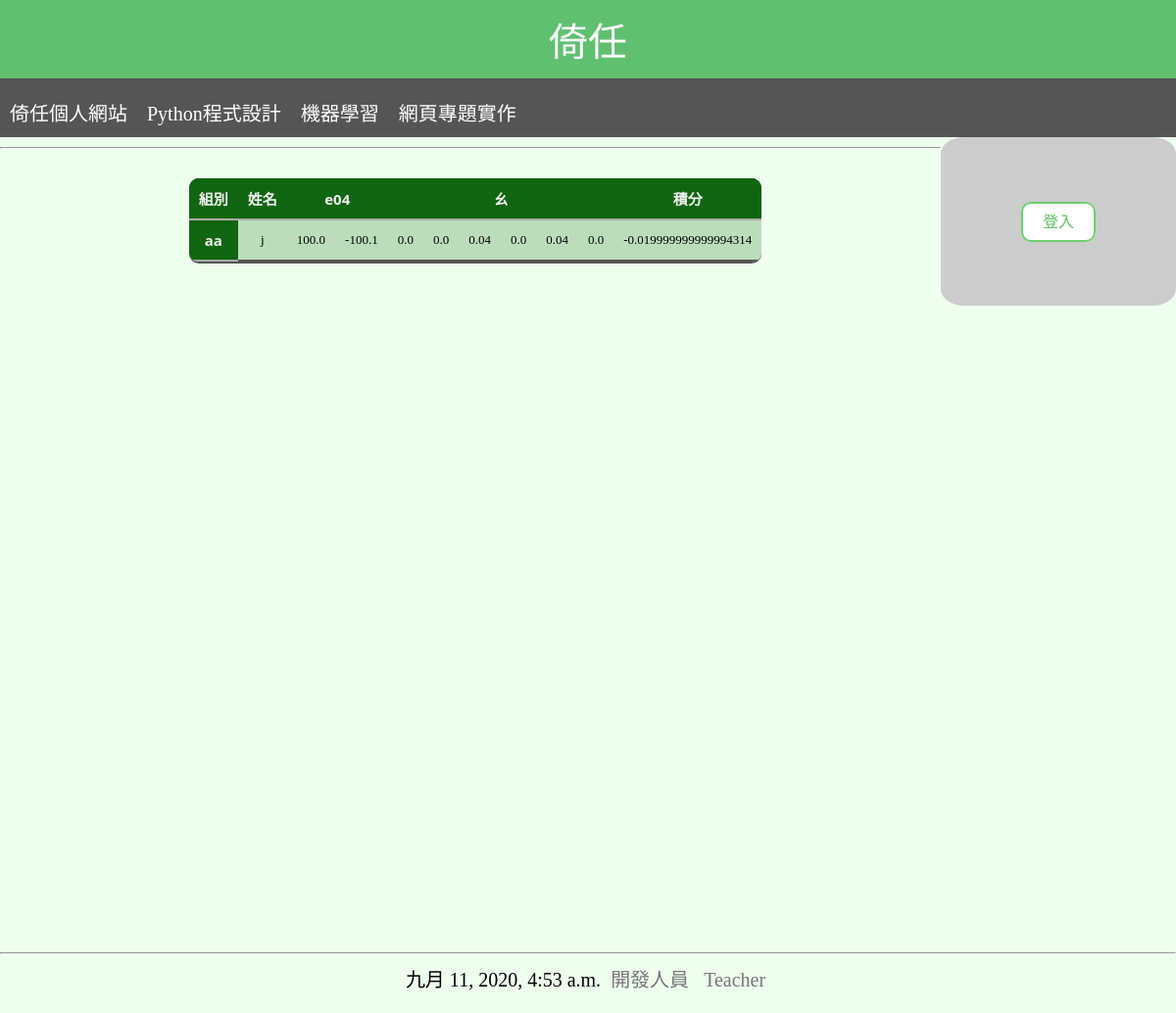
Before: /mypy/ with the older database file.
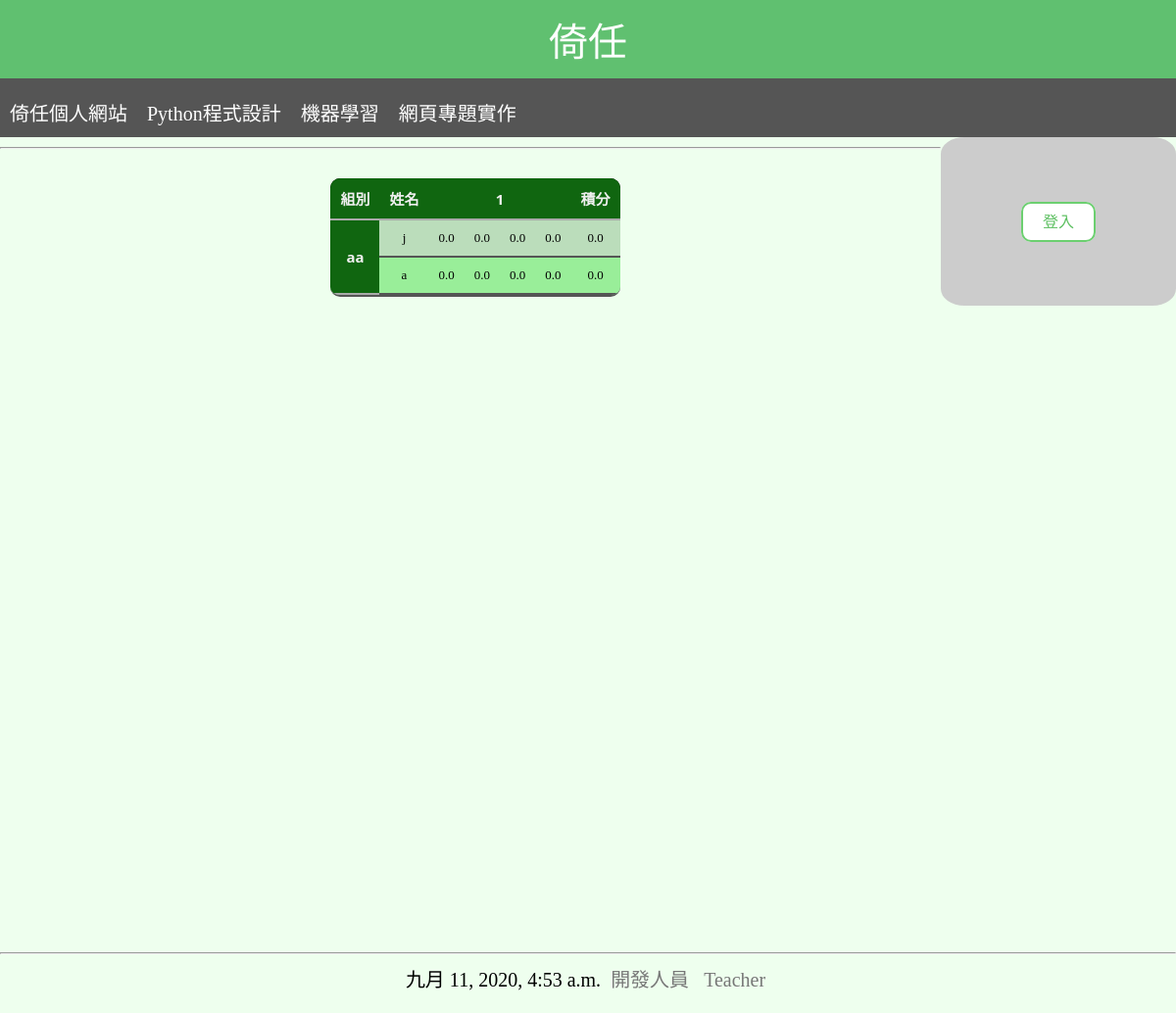
After: the same page with the newer database file.
### mainsite/models.py (models this page shows, shortened)
class Week(models.Model):
    name=models.CharField(max_length=20 ,unique=True)
    nums=models.IntegerField(null=True)

### mainsite/views.py (the view)
# urls.py: path('mypy/', mypy),
def mypy(request):
    if 'userid' in request.session:
        userid=request.session['userid']
        course=request.session['course']
        name=request.session['name']
    now=datetime.now()
    teamsum=Team.objects.all().aggregate(Count('name'))["name__count"]                    #這是組數
    weeksum=Week.objects.all().aggregate(Count('name'))["name__count"]                    #week數
    teams=Team.objects.all().order_by('id').values()
    weeks=Week.objects.all().order_by('id').values()
    weeknums=[]
    for w in weeks:
        weeknums.append(w['nums'])
    tol=[]
    members=[]
    tolsum=[]
    sesuser=[]
    for j in range(teamsum):
        members.append([])
        tolsum.append([])
        sesuser.append([])
    for j in range(teamsum):
            locteamuser=User.objects.filter(team=teams[j]['id']).order_by('id').values()
            mem=User.objects.filter(team=teams[j]['id']).aggregate(Count('name'))["name__count"]
            for k in range(mem):
                score=biweekly.objects.filter(stu=locteamuser[k]['id']).values()
                members[j].append(locteamuser[k]['name'])                                             #這 members 做出來是(組數，組員name)
                tolsum[j].append(0)
                if 'userid' in request.session:
                    if locteamuser[k]['userid']==userid:
                        sesuser[j].append('style="background-color:#ff5555;"')
                    else:
                        sesuser[j].append('')
    for i in range(weeksum):
        tol.append([])
        for j in range(teamsum):
            locteamuser=User.objects.filter(team=teams[j]['id']).order_by('id').values()
            mem=User.objects.filter(team=teams[j]['id']).aggregate(Count('name'))["name__count"]
            tol[i].append([])
            for k in range(mem):
                tol[i][j].append([])
    for i in range(weeksum):
        for j in range(teamsum):
            locteamuser=User.objects.filter(team=teams[j]['id']).order_by('id').values()
            mem=User.objects.filter(team=teams[j]['id']).aggregate(Count('name'))["name__count"]
            for k in range(mem):
                score=biweekly.objects.filter(stu=locteamuser[k]['id'],week=weeks[i]['id']).order_by('num').values()
                for s in range(weeknums[i]):
                    tol[i][j][k].append(score[s]['sco'])          #這 tol 做出來是(週數，組數，組員樹，四題的分數)
                    tolsum[j][k]=tolsum[j][k]+score[s]['sco']
    if 'userid' in request.session:
        table=[]
        for j in range(len(members)):
            table.append(f'''<tr {sesuser[j][0]}>
                        <th rowspan={len(members[j])}>{teams[j]['name']}</th>
                        <td>{members[j][0]}</td>
                        ''')
            for a in range(weeksum):
                    for b in range(weeknums[a]):
                        table.append(f'<td>{tol[a][j][0][b]}</td>')
            table.append(f'<td>{tolsum[j][0]}</td></tr>')
            for i in range(1,len(members[j])):
                table.append(f'''<tr {sesuser[j][i]}>
                <td>{members[j][i]}</td>
                ''')
                for a in range(weeksum):
                    for b in range(weeknums[a]):
                        table.append(f'<td>{tol[a][j][i][b]}</td>')
                table.append(f'<td>{tolsum[j][i]}</td></tr>')
        table=''.join(table)
    else:
        table=[]
        for j in range(len(members)):
            table.append(f'''<tr>
                        <th rowspan={len(members[j])}>{teams[j]['name']}</th>
                        <td>{members[j][0]}</td>
                        ''')
            for a in range(weeksum):
                    for b in range(weeknums[a]):
                        table.append(f'<td>{tol[a][j][0][b]}</td>')
            table.append(f'<td>{tolsum[j][0]}</td></tr>')
            for i in range(1,len(members[j])):
                table.append(f'''<tr>
                <td>{members[j][i]}</td>
                ''')
                for a in range(weeksum):
                    for b in range(weeknums[a]):
                        table.append(f'<td>{tol[a][j][i][b]}</td>')
                table.append(f'<td>{tolsum[j][i]}</td></tr>')
        table=''.join(table)
    return TemplateResponse(request, 'mypy.html', locals())

### templates/mypy.html
{% extends "base.html" %}
{% block content %}
<table id='score' style="text-align: center;display: inline-block;">
    <tr>
    <th>組別</th>
	<th>姓名</th>
    {% for i in weeks %}
        <th colspan="{{i.nums}}">{{i.name}}</th>
    {% endfor %}
    <th>積分</th>
    </tr>
    {{table | safe}}
</table>
{% endblock %}

Changed rows visible on the page:
removed Week: name "e04"
removed Week: name "ㄠ"
added Week: name "1"
Other visible differences:
{{ table | safe }}: "aa j 100.0 -100.1 0.0 0.0 0.04 0.0 0.04 0.0 -0.019999999999994314" → "aa j 0.0 0.0 0.0 0.0 0.0 a 0.0 0.0 0.0 0.0 0.0"
